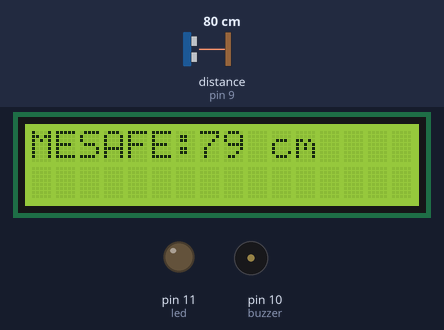
Bench run of a sketch on a simulated Arduino Uno, built with avr-gcc and run on an emulated ATmega328P. Shown: 16×2 character LCD, output pins drawn as LEDs (lit = HIGH), buzzer (waves = sounding, pin HIGH). Wiring (inferred from the names in the program): ultrasonic range finder: trigger pin 8; echo pin 9. Dashed ring = blinking. The inputs (shaded band) are chosen by the test bench; at power-on: distance to the obstacle (sensor on pin 9) 80 cm. The echo pulse lasts 58.3 µs per cm; pins used as bus, display or sensor lines are not drawn.

Above: at 1.2 s.
1.3 s: distance to the obstacle (sensor on pin 9) set to 33 cm
At 2.4 s:
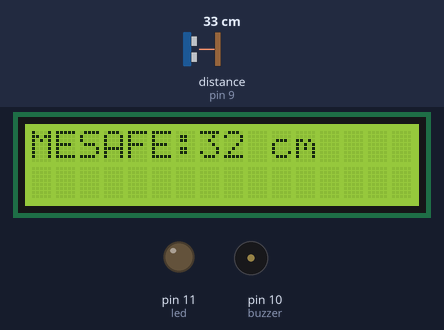
2.8 s: distance to the obstacle (sensor on pin 9) set to 28 cm
At 2.93 s:
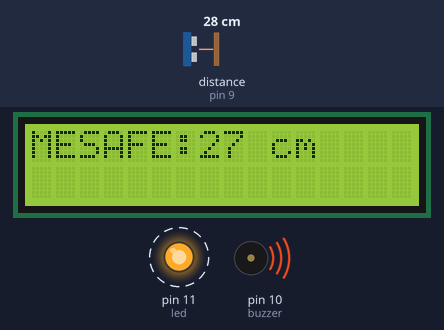
5.8 s: distance to the obstacle (sensor on pin 9) set to 2 cm
At 6.14 s:
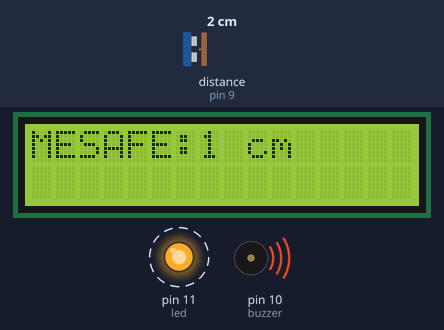
Timing chart, 0 to 14.8 s (numbered marks = the images above; inputs shaded):
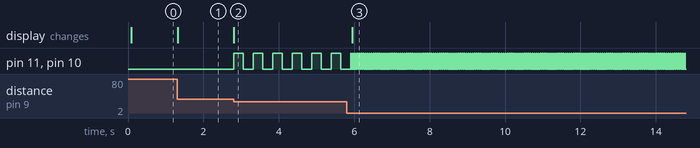

The sketch:

park_sens_r__ultra.ino
```cpp
#include <LiquidCrystal.h>
int trigPin=8,echoPin=9,buzzer=10,led=11;
LiquidCrystal lcd(6,7,5,4,3,2);

void setup() {
pinMode(trigPin,OUTPUT);
pinMode(echoPin,INPUT);
pinMode(buzzer,OUTPUT);
pinMode(led,OUTPUT);
lcd.begin(16,2);

}

void loop() {
long sure,mesafe;
digitalWrite(trigPin,LOW);
delayMicroseconds(2);
digitalWrite(trigPin,HIGH);
delayMicroseconds(10);
digitalWrite(trigPin,LOW);
sure=pulseIn(echoPin,HIGH);
mesafe=(sure/2)/29.1;
lcd.clear();
lcd.setCursor(0,0);
lcd.print("MESAFE:");
lcd.setCursor(7,0);
lcd.print(mesafe);
if(mesafe<10)
{
lcd.setCursor(9,0);
lcd.print("cm");
}
else if(mesafe<100)
{
lcd.setCursor(10,0);
lcd.print("cm");
}
else if(mesafe<1000)
{
lcd.setCursor(11,0);
lcd.print("cm");
}
if(mesafe<=5)
{
digitalWrite(buzzer,HIGH);
digitalWrite(led,HIGH);
delay(20);
digitalWrite(buzzer,LOW);
digitalWrite(led,LOW);
delay(20);
}
else if(mesafe<=10)
{
digitalWrite(buzzer,HIGH);
digitalWrite(led,HIGH);
delay(50);
digitalWrite(buzzer,LOW);
digitalWrite(led,LOW);
delay(50);
}
else if(mesafe<=15)
{
digitalWrite(buzzer,HIGH);
digitalWrite(led,HIGH);
delay(70);
digitalWrite(buzzer,LOW);
digitalWrite(led,LOW);
delay(70);
}
else if(mesafe<=20)
{
digitalWrite(buzzer,HIGH);
digitalWrite(led,HIGH);
delay(100);
digitalWrite(buzzer,LOW);
digitalWrite(led,LOW);
delay(100);
}
else if(mesafe<=25)
{
digitalWrite(buzzer,HIGH);
digitalWrite(led,HIGH);
delay(150);
digitalWrite(buzzer,LOW);
digitalWrite(led,LOW);
delay(150);
}
else if(mesafe<=30)
{
digitalWrite(buzzer,HIGH);
digitalWrite(led,HIGH);
delay(250);
digitalWrite(buzzer,LOW);
digitalWrite(led,LOW);
delay(250);
}
delay(10);
}
```

Measured:
- the behaviour switches between 32 and 31 cm on distance to the obstacle (sensor on pin 9) (found by bisection; images 1 and 2)
- after the input at 1.3 s, the display: changes at once (image 1)
- after the input at 2.8 s, pin 11 (led), pin 10 (buzzer): alternates HIGH for 0.25 s and LOW for 0.27 s, starting at once; the display: changes at once (image 2)
- after the input at 5.8 s, pin 11 (led), pin 10 (buzzer): alternates HIGH for 0.02 s and LOW for 0.03 s, starting after 0.12 s; the display: changes after 0.14 s (image 3)
